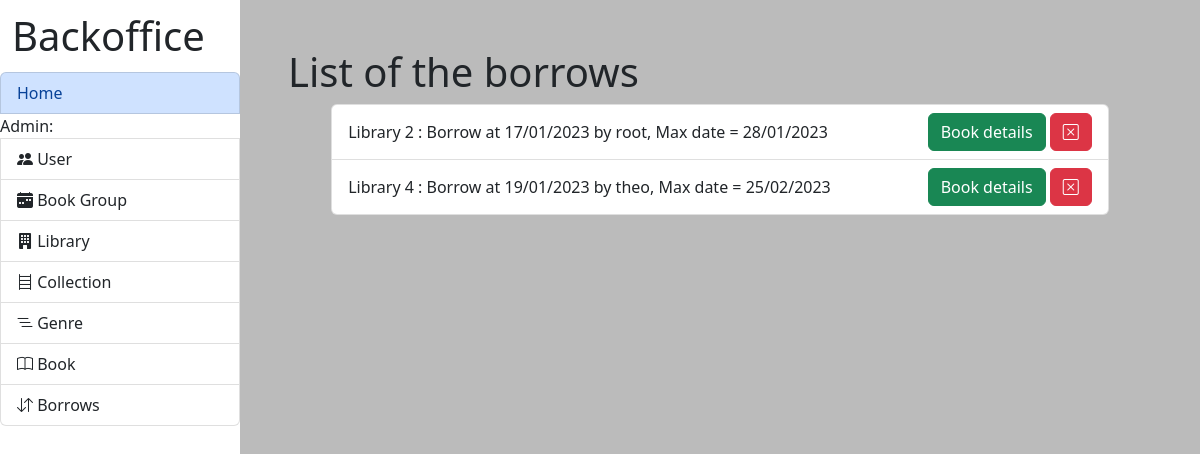
Page /lib/admin/book/borrows/list/ on the committed database.
### lib/models.py (models this page shows)
class InstanceBook(models.Model):
    id_user = models.ForeignKey(User, on_delete=models.RESTRICT, null=True)
    id_books = models.ForeignKey(Books, on_delete=models.CASCADE)
    id_library = models.ForeignKey(Library, on_delete=models.CASCADE)
    borrowing_date = models.DateField(null=True, blank=True)
    max_date = models.DateField(null=True, blank=True)
    status = models.IntegerField(default=0)

class Library(models.Model):
    name = models.CharField(max_length=200)
    address_name = models.TextField(max_length=500)
    address_city = models.TextField(max_length=500)
    address_country = models.TextField(max_length=500)
    address_zip_code = models.TextField(max_length=500)
    creation_date = models.DateTimeField(auto_now_add=True)
    modification_date = models.DateTimeField(auto_now=True)

### lib/views.py (the view)
# urls.py: path('admin/book/borrows/list/', views.list_borrows_admin, name='list_borrows_admin'), #admin, bookseller
def list_borrows_admin(request):
    if request.user.is_authenticated and UserData.objects.get(user=request.user).role not in ['admin', 'bookseller']:
        messages.error(request, '403, Access denied')
        return redirect('index')
    return render(request, 'admin/book/list_borrows.html')

### library/context_processors.py (called while the page is built)
def extras(request):
    libraries = Library.objects.all()
    genre = Genre.objects.all()
    collection = Collection.objects.all()
    users = User.objects.all().order_by('-date_joined')
    userdata = UserData.objects.all()
    books = Books.objects.all()
    instances = InstanceBook.objects.all()
    lecture_group = LectureGroup.objects.all()
    lecturer = Lecturer.objects.all()
    forum = Forum.objects.all()
    return {
        'context_libraries': libraries,
        'context_genre': genre,
        'context_collection': collection,
        'context_users': users,
        'context_user_data': userdata,
        'context_books': books,
        'context_instances': instances,
        'context_lecture_group': lecture_group,
        'context_lecturer': lecturer,
        'context_forums': forum,
    }

### lib/templates/admin/book/list_borrows.html (shortened to what this page needs)
{% extends 'admin/index.html' %}
{% block content %}
    {% load permission_tags %}
    <h1>List of the borrows</h1>
    <ul class="list-group">
        {% now "Y-m-d" as today_date %}
            {% for instance in context_instances %}
                {% if instance.status == 1 %}
                    {% if today_date > instance.max_date|date:"Y-m-d" %}
                        <li class="list-group-item list-group-item-danger d-flex justify-content-between align-items-center instance_admin">
                    {% else %}
                        <li class="list-group-item d-flex justify-content-between align-items-center instance_admin">
                    {% endif %}
                    {{ instance.id_library.name }} :
                    Borrow at {{ instance.borrowing_date|date:"d/m/Y" }}
                    by {{ instance.id_user.username }},
                    Max date = {{ instance.max_date|date:"d/m/Y" }}
                    <div>
                        <a class="btn btn-success" href="{% url 'book_page_admin' instance.id_books.pk %}" role="button">
                            Book details
                        </a>
                        <a class="btn btn-danger" href="{% url 'cancel_borrow_admin' instance.pk %}" role="button">
                            <i class="bi bi-x-square"></i>
                        </a>
                    </div>
                </li>
    {% endif %} {% endfor %}
    </ul>
{% endblock content %}

### rows in the picture
InstanceBook: id_library.name "Library 2", borrowing_date "17/01/2023", id_user.username "root", max_date "28/01/2023"
InstanceBook: id_library.name "Library 4", borrowing_date "19/01/2023", id_user.username "theo", max_date "25/02/2023"
